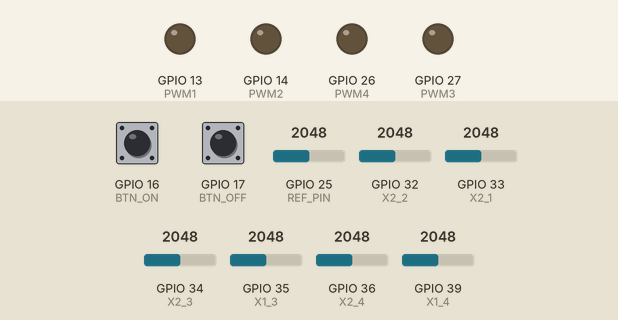
This sketch was run on a simulated ESP32. Parts: output pins drawn as LEDs (lit = HIGH). The inputs (shaded band) are chosen by the test bench; at power-on: GPIO 16 (BTN_ON) HIGH, GPIO 25 (REF_PIN) = 2048, GPIO 32 (X2_2) = 2048, GPIO 17 (BTN_OFF) HIGH, GPIO 33 (X2_1) = 2048, GPIO 34 (X2_3) = 2048, GPIO 35 (X1_3) = 2048, GPIO 36 (X2_4) = 2048, GPIO 39 (X1_4) = 2048. What the sketch prints to the serial monitor is not drawn.

Above: at 1.2 s.
1.3 s: GPIO 16 (BTN_ON) pulled LOW for 0.15 s
At 2.1 s:
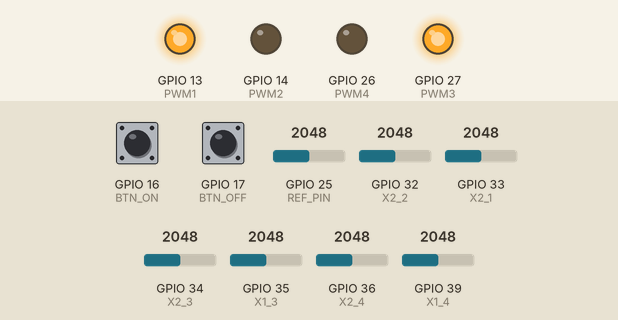
2.9 s: GPIO 25 (REF_PIN) set to 2866
5.9 s: GPIO 32 (X2_2) set to 2866
At 7.11 s:
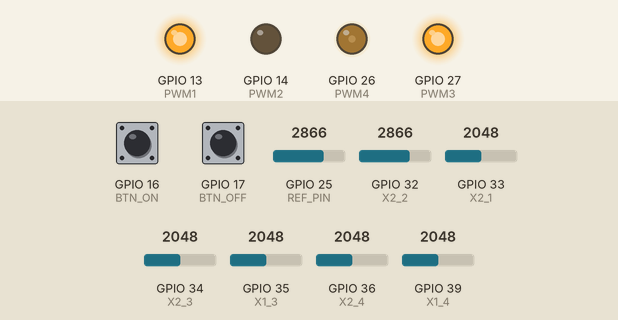
At 8.7 s:
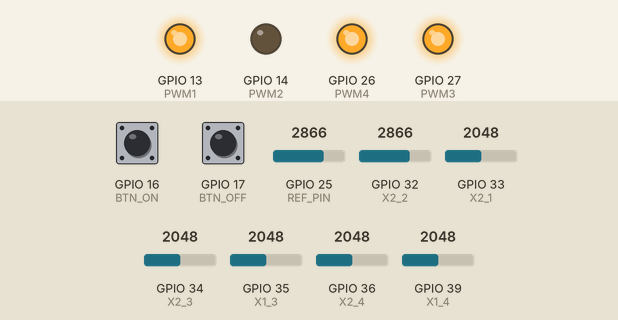
8.9 s: GPIO 17 (BTN_OFF) pulled LOW for 0.15 s
At 9.11 s:
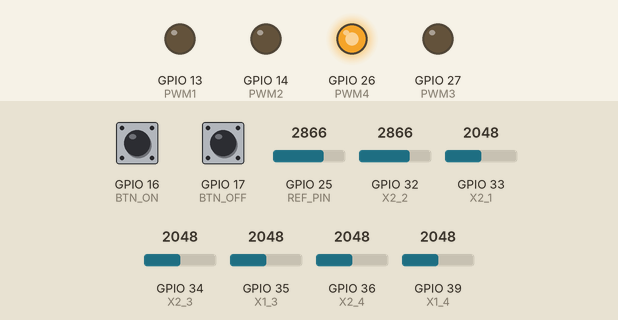
11.9 s: GPIO 33 (X2_1) set to 2866
13.6 s: GPIO 34 (X2_3) set to 2866
Timing chart, 0 to 16.5 s (numbered marks = the images above; inputs shaded):
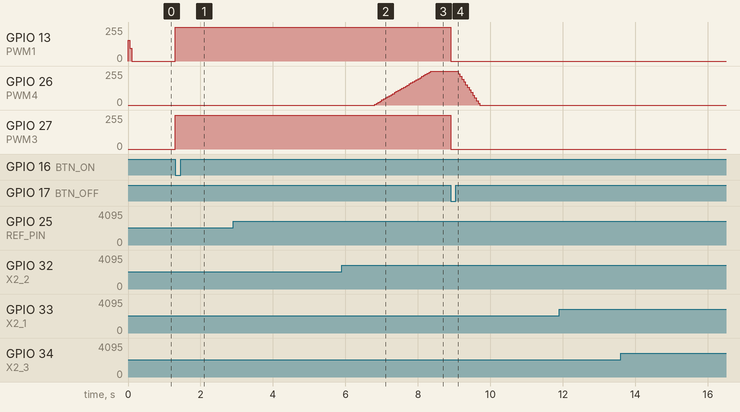

The sketch:

PIA_Optimo_Final.ino
```cpp
// ================= PINES =================
#define X2_1 33
#define X2_2 32
#define X1_3 35
#define X2_3 34
#define X1_4 39
#define X2_4 36

#define REF_PIN 25

#define PWM1 13
#define PWM2 14
#define PWM3 27
#define PWM4 26

#define BTN_ON 16
#define BTN_OFF 17

// ================= PWM =================
#define PWM_FREQ 5000
#define PWM_RES 8

// ================= PLANTA =================
#define R1 1000000
#define R2 1000000
#define R3 1000000
#define C1 0.000001
#define C2 0.000001

#define mX (3.3/4095.0)
#define mU (255.0/3.3)

// ================= TIEMPO =================
unsigned long TS = 50;
float Tseg = 0.05;
unsigned long TIC = 0, TS_code = 0, TC = 0;

// ================= VARIABLES =================
float R = 0;
bool Habilitado = 0;

// ===== MODELO =====
float Am11, Am12, Am21, Am22, Bm1, Bm2;

// ================= SISTEMA 1 (POLOS) =================
float Xe1_1=0, Xe2_1=0;
float K1_1, K2_1, Kp_1;
float H1_1, H2_1;
float U1=0, Y1=0;

// ================= SISTEMA 2 (INTEGRAL POLOS) =================
float Xe1_2=0, Xe2_2=0, X0_2=0;
float K0_2, K1_2, K2_2;
float H1_2, H2_2;
float U2=0, Y2=0;

// ================= SISTEMA 3 (LQR) =================
float K1_3=0.41421356;
float K2_3=0.41421356;
float Kp_3;
float X13=0, X23=0;
float U3=0, Y3=0;

// ================= SISTEMA 4 (LQI) =================
float K0_4=3.16227766;
float K1_4=0.41495869;
float K2_4=0.41601274;
float X0_4=0;
float X14=0, X24=0;
float U4=0, Y4=0;

// =========================================================
// ======================= SETUP ============================
// =========================================================
void setup(){
  Serial.begin(115200);

  pinMode(BTN_ON, INPUT_PULLUP);
  pinMode(BTN_OFF, INPUT_PULLUP);

  // PWM
  ledcSetup(0, PWM_FREQ, PWM_RES);
  ledcSetup(1, PWM_FREQ, PWM_RES);
  ledcSetup(2, PWM_FREQ, PWM_RES);
  ledcSetup(3, PWM_FREQ, PWM_RES);

  ledcAttachPin(PWM1,0);
  ledcAttachPin(PWM2,1);
  ledcAttachPin(PWM3,2);
  ledcAttachPin(PWM4,3);

  // ===== MODELO =====
  float p11 = R1*C1;
  float p12 = R1*C2;
  float p21 = R2*C1;
  float p22 = R2*C2;
  float p32 = R3*C2;

  Am11 = -1/p11 - 1/p21;
  Am12 = 1/p21;
  Am21 = 1/p22;
  Am22 = -1/p22 - 1/p32;
  Bm1 = 1/p11;
  Bm2 = 0;

  // =====================================================
  // SISTEMA 1 (ASIGNACIÓN DE POLOS)
  // =====================================================
  float a1r=-1.25, a1i=-1.7320508;   //polos controlador
  float a2r=-1.25, a2i=1.7320508;
  float b1r=-10, b2r=-10;            //polos observador

  float sum_a = -(a1r + a2r);
  float prod_a = a1r*a2r - a1i*a2i;
  float sum_b = -(b1r + b2r);
  float prod_b = b1r*b2r;


  //Ganancias de controlador
  K1_1 = p11*(sum_a - 1/p11 - 1/p21 - 1/p22 - 1/p32);
  K2_1 = p12*p22*(prod_a - 1/(p11*p22) - 1/(p11*p32) - 1/(p21*p22) - 1/(p21*p32)
          - K1_1/(p11*p22) - K1_1/(p11*p32) + 1/(p21*p22));
  Kp_1 = K1_1 + K2_1 + 1 + (K1_1*R2+R1+R2)/R3;  //Ganancia de seguimiento mediante cambio de coordenadas


  //Observador de Luenberger
  H2_1 = sum_b - 1/p11 - 1/p21 - 1/p22 - 1/p32;
  H1_1 = p22*(prod_b - 1/(p11*p22) -1/(p11*p32) - 1/(p21*p22)
          - 1/(p21*p32) - H2_1/p11 - H2_1/p21 + 1/(p21*p22));

  // =====================================================
  // SISTEMA 2 (INTEGRAL)
  // =====================================================
  float a3r=-1;  //polo integral

  float sum_ai = -(a1r + a2r + a3r);
  float prod_ai = -(a1r*a2r - a1i*a2i)*a3r;

  //Ganancias de controlador
  K0_2 = p11*p22*prod_ai;
  K1_2 = p11*(sum_ai - 1/p11 - 1/p21 - 1/p22 - 1/p32);
  K2_2 = p11*(p22*(a1r*a3r + a2r*a3r + a1r*a2r)
          - 1/(p21*p32) - (1+K1_2)/(p11*p32)) - 1 - K1_2;

  //Mismo observador de Luenberger
  H2_2 = H2_1;
  H1_2 = H1_1;

  // =====================================================
  // SISTEMA 3 (LQR)
  // =====================================================
  Kp_3 = K1_3 + K2_3 + 1 + (K1_3*R2+R1+R2)/R3;  //Ganancia de seguimiento mediante cambio de coordenadas

}

// =========================================================
// ======================== LOOP ============================
// =========================================================
void loop(){

  if(digitalRead(BTN_ON) == LOW) Habilitado=1;
  else if(digitalRead(BTN_OFF) == LOW) Habilitado=0;

  R = Habilitado*(analogRead(REF_PIN)*mX);  //Referencia

  control_1();
  control_2();
  control_3();
  control_4();

  // ===== PWM =====
  ledcWrite(0, U1*mU);
  ledcWrite(1, U2*mU);
  ledcWrite(2, U3*mU);
  ledcWrite(3, U4*mU);

  // coms_arduino_ide();

  coms_python(&R,
              &Xe1_1,&Y1,&U1,  //sistema 1
              &Xe1_2,&Y2,&U2,  //sistema 2
              &X13,&Y3,&U3,    //sistema 3
              &X14,&Y4,&U4);   //sistema 4

  espera();
}

// ===== Control por Asignación de polos =====
void control_1(){
  Y1 = analogRead(X2_1)*mX;  //estado 2 y salida
  float e1 = Y1 - Xe2_1;

  float f1_1 = Am11*Xe1_1 + Am12*Xe2_1 + Bm1*U1 + H1_1*e1;  //Dinamica estado 1 observador
  float f2_1 = Am21*Xe1_1 + Am22*Xe2_1 + H2_1*e1;           //Dinamica estado 2 observador

  Xe1_1 += Tseg*f1_1;  //Integrador estado 1 mediante Euler
  Xe2_1 += Tseg*f2_1;  //Integrador estado 2 mediante Euler

  //Ley de control u = -Kx
  U1 = Kp_1*R - K1_1*Xe1_1 - K2_1*Xe2_1;

  U1 = constrain(U1,0,3.3);  //saturacion
}

// ===== Control Integral por Asignación de polos =====
void control_2(){
  Y2 = analogRead(X2_2)*mX;  //estado 2 y salida

  //observador
  float e2 = Y2 - Xe2_2;

  float f1_2 = Am11*Xe1_2 + Am12*Xe2_2 + Bm1*U2 + H1_2*e2;  //Dinamica estado 1 observador
  float f2_2 = Am21*Xe1_2 + Am22*Xe2_2 + H2_2*e2;           //Dinamica estado 2 observador

  Xe1_2 += Tseg*f1_2;      //Integrador estado 1 mediante Euler
  Xe2_2 += Tseg*f2_2;      //Integrador estado 2 mediante Euler
  X0_2 += Tseg*(R - Y2);  //estado 0

  //Ley de control u = -Kx
  U2 = K0_2*X0_2 - K1_2*Xe1_2 - K2_2*Xe2_2;

  U2 = constrain(U2,0,3.3);  //saturación
}

// ===== Control LQR =====
void control_3(){
  X13 = analogRead(X1_3)*mX;  //estado 1
  X23 = analogRead(X2_3)*mX;  //estado 2
  Y3 = X23;  //salida
  //Ley de control u = -Kx
  U3 = Kp_3*R - K1_3*X13 - K2_3*X23;

  U3 = constrain(U3,0,3.3);  //saturacion
}

// ===== Control LQI =====
void control_4(){
  X14 = analogRead(X1_4)*mX;  //estado 1
  X24 = analogRead(X2_4)*mX;  //estado 2
  Y4 = X24;  //salida

  X0_4 += Tseg*(R - Y4);  //estado 0

  //Ley de control u = -Kx
  U4 = K0_4*X0_4 - K1_4*X14 - K2_4*X24;

  U4 = constrain(U4,0,3.3);  //saturacion
}

//Muestreo uniforme
void espera(){
  TS_code = millis()- TIC;
  TC = TS - TS_code;
  if (TS_code < TS) delay(TC);
  TIC = millis();
}

//Comunicación con serial monitor y serial plotter
void coms_arduino_ide(){

    Serial.print("R:"); Serial.print(R);  //referencia

    // Serial.print(" | Y1:"); Serial.print(Y1); Serial.print(" U1:"); Serial.print(U1);  //sistema 1
    Serial.print(" | Y2:"); Serial.print(Y2); Serial.print(" U2:"); Serial.print(U2);     //sistema 2
    Serial.print(" | Y3:"); Serial.print(Y3); Serial.print(" U3:"); Serial.print(U3);     //sistema 3
    Serial.print(" | Y4:"); Serial.print(Y4); Serial.print(" U4:"); Serial.println(U4);   //sistema 4
}

//Comunicación con monitor de pyhton
void coms_python(float* Rp,
                 float* X11,float* Y1p, float* U1p,
                 float* X12,float* Y2p, float* U2p,
                 float* X13,float* Y3p, float* U3p,
                 float* X14,float* Y4p, float* U4p)
{
  float t = TIC/1000.0;

  byte* tB  = (byte*)(&t);  //tiempo
  byte* RB  = (byte*)(Rp);  //referencia

  byte* X1B1 = (byte*)(X11);  //estado 1 sistema 1 AdP
  byte* Y1B  = (byte*)(Y1p);  //salida sistema 1 AdP
  byte* U1B  = (byte*)(U1p);  //control sistema 1 AdP

  byte* X1B2 = (byte*)(X12);  //estado 1 sistema 2 Integral AdP
  byte* Y2B  = (byte*)(Y2p);  //salida sistema 2 Integral AdP
  byte* U2B  = (byte*)(U2p);  //control sistema 2 Integral AdP

  byte* X1B3 = (byte*)(X13);  //estado 1 sistema 3 LQR
  byte* Y3B  = (byte*)(Y3p);  //salida sistema 3 LQR
  byte* U3B  = (byte*)(U3p);  //control sistema 3 LQR

  byte* X1B4 = (byte*)(X14);  //estado 1 sistema 4 LQR
  byte* Y4B  = (byte*)(Y4p);  //salida sistema 4 LQR
  byte* U4B  = (byte*)(U4p);  //control sistema 4 LQR

  byte buf[56] = {
    tB[0],tB[1],tB[2],tB[3],  //tiempo
    RB[0],RB[1],RB[2],RB[3],  //Referencia

    X1B1[0],X1B1[1],X1B1[2],X1B1[3],  //estado 1 sistema 1 AdP
    Y1B[0],Y1B[1],Y1B[2],Y1B[3],      //salida sistema 1 AdP
    U1B[0],U1B[1],U1B[2],U1B[3],      //control sistema 1 AdP

    X1B2[0],X1B2[1],X1B2[2],X1B2[3],  //estado 1 sistema 2 Integral AdP
    Y2B[0],Y2B[1],Y2B[2],Y2B[3],      //salida sistema 2 Integral AdP
    U2B[0],U2B[1],U2B[2],U2B[3],      //control sistema 2 Integral AdP

    X1B3[0],X1B3[1],X1B3[2],X1B3[3],  //estado 1 sistema 3 LQR
    Y3B[0],Y3B[1],Y3B[2],Y3B[3],      //salida sistema 3 LQR
    U3B[0],U3B[1],U3B[2],U3B[3],      //control sistema 3 LQR

    X1B4[0],X1B4[1],X1B4[2],X1B4[3],  //estado 1 sistema 4 LQR
    Y4B[0],Y4B[1],Y4B[2],Y4B[3],      //salida sistema 4 LQR
    U4B[0],U4B[1],U4B[2],U4B[3]       //control sistema 4 LQR
  };

  uint8_t header[2] = {0xAA, 0x55};
  Serial.write(header, 2);
  Serial.write(buf, 56);
}
```

Measured:
- after the input at 1.3 s, GPIO 13 (PWM1), GPIO 27 (PWM3): 0/255 → 253/255 at once
- after the input at 2.9 s, every drawn part: stays the same
- after the input at 5.9 s, GPIO 14 (PWM2): stays LOW (without the input it goes to HIGH after 0.96 s)
- after the input at 8.9 s, GPIO 13 (PWM1), GPIO 27 (PWM3): 253/255 → 0/255 at once; GPIO 26 (PWM4): moves from 253/255 to 0/255 over 0.60 s, starting after 0.21 s
- after the input at 11.9 s, every drawn part: stays the same
- after the input at 13.6 s, every drawn part: stays the same
